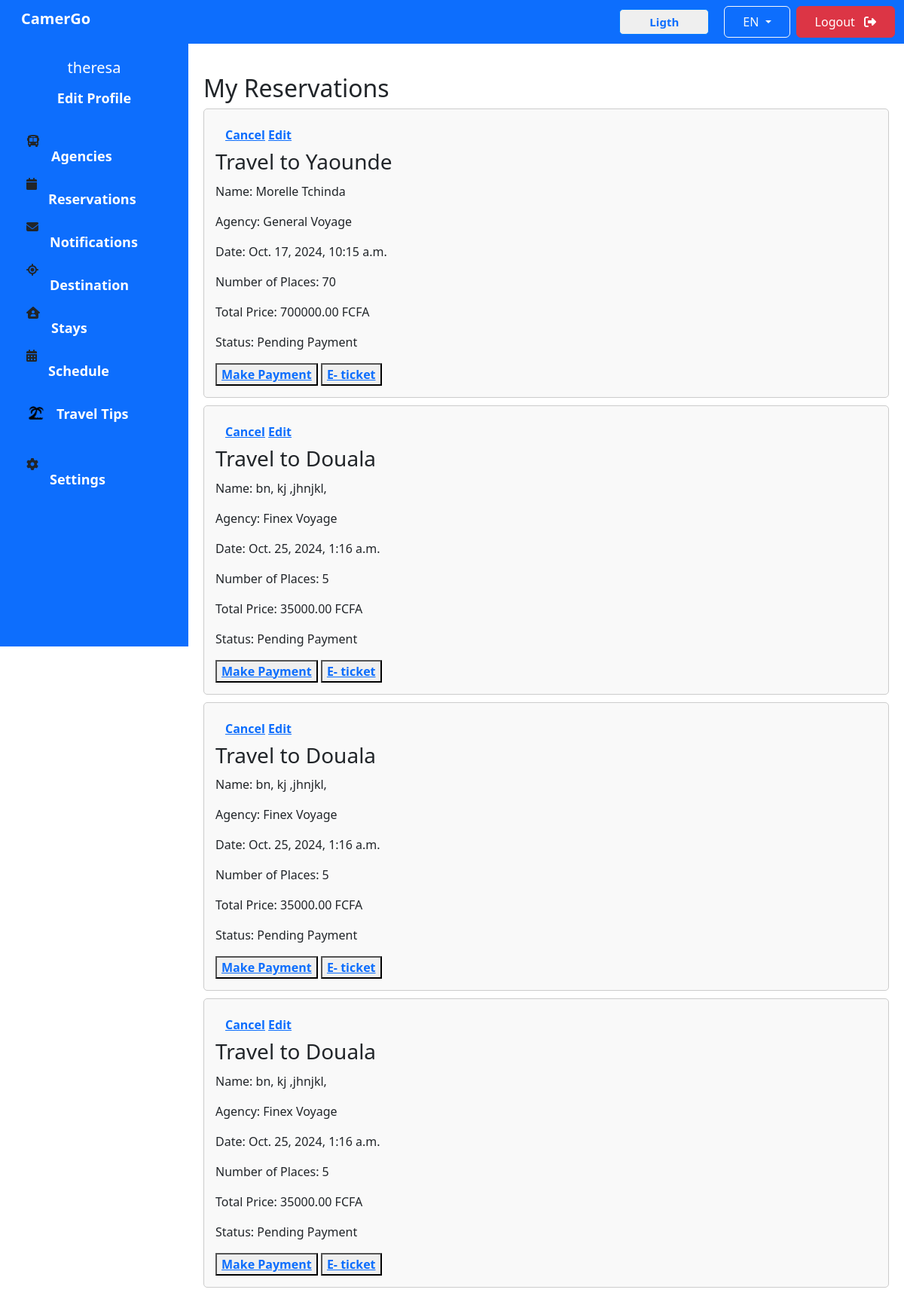
The app's page /reservations/ (signed in) with its own data.
### accounts/models.py (models this page shows, shortened)
class CustomUser(AbstractUser):
    ROLE_CHOICES = [
        ('admin', 'Admin'),
        ('accommodation_receptionist', 'Accommodation_Receptionist'),
        ('agency_receptionist', 'Agency_Receptionist'),
        ('client', 'Client'),
    ]
    roles = models.CharField(max_length=50, choices=ROLE_CHOICES, null=True, blank=True, default='client')

class Reservation(models.Model):
    STATUS_CHOICES = (
        ('pending', 'Pending Payment'),
        ('paid', 'Paid'),
        ('canceled', 'Canceled'),
    )
    travel_plan = models.ForeignKey('TravelPlan', on_delete=models.CASCADE)
    user = models.ForeignKey(CustomUser, on_delete=models.CASCADE)
    full_name = models.CharField(max_length=255, default='Emmanuella Menkahe')
    phone_number = models.PositiveIntegerField(default='237652996622')
    number_of_places = models.PositiveIntegerField()
    total_price = models.DecimalField(max_digits=10, decimal_places=2)
    id_card_number = models.CharField(max_length=50)
    reserved_at = models.DateTimeField(auto_now_add=True)
    status = models.CharField(max_length=10, choices=STATUS_CHOICES, default='pending')

class TravelPlan(models.Model):
    STATUS_CHOICES = [
        ('complete', 'Complete'),
        ('active', 'Active'),
    ]
    departure = models.CharField(max_length=100)
    time = models.TimeField()
    price = models.DecimalField(max_digits=10, decimal_places=2)
    type = models.CharField(max_length=255, default='simple')
    date = models.DateField()
    destination = models.CharField(max_length=100)
    number_of_places = models.PositiveIntegerField()
    number_of_available_places = models.PositiveIntegerField()
    status = models.CharField(max_length=10, choices=STATUS_CHOICES, default='active')
    agency = models.ForeignKey(Agency, on_delete=models.CASCADE)

class Agency(models.Model):
    name = models.CharField(max_length=255)
    image = models.ImageField(upload_to='image/agency/')
    description = models.TextField()
    agency_receptionist = models.ForeignKey(settings.AUTH_USER_MODEL, on_delete=models.SET_NULL,
        null=True, limit_choices_to={'roles': 'agency_receptionist'},related_name='managed_agencies'
    )
    def __str__(self):
        return self.name

### accounts/views.py (the view)
# urls.py: path('reservations/', views.list_client_reservations, name='list_client_reservations'),
def list_client_reservations(request):
    if not request.user.is_authenticated:
        return redirect('login')
    client_reservations = Reservation.objects.filter(user=request.user)
    return render(request, 'pages/UserDashboard/clientreservation.html', {'reservations': client_reservations})

### accounts/templates/pages/UserDashboard/clientreservation.html
{% extends "pages/UserDashboard/base.html" %}
{% load static %}
{% block content %}
    <div class="content">
        <h2>My Reservations</h2>
        {% if reservations %}
            <div class="reservations-list">
                {% for reservation in reservations %}
                    <div class="reservation">
                        <div class="head">
                            <div class="btn">
                                <a href="{% url 'cancel_reservation' reservation.id %}">Cancel</a>
                                <a href="{% url 'update_reservation' reservation.id %}">Edit</a>
                            </div>
                            <h3>Travel to {{ reservation.travel_plan.destination }}</h3>
                        </div>
                        <p>Name: {{ reservation.full_name }}</p>
                        <p>Agency: {{ reservation.travel_plan.agency }}</p>
                        <p>Date: {{ reservation.travel_plan.date }}, {{ reservation.travel_plan.time }}</p>
                        <p>Number of Places: {{ reservation.number_of_places }}</p>
                        <p>Total Price: {{ reservation.total_price }} FCFA</p>
                        <p>Status: {{ reservation.get_status_display }}</p>
                        <button><a href="#">Make Payment</a></button>
                        <button><a href="{% url 'travel_eticket' reservation.pk %}">E- ticket</a></button>
                    </div>
                {% endfor %}
            </div>
        {% else %}
            <p>You have no reservations.</p>
        {% endif %}
    </div>
{% endblock %}

### accounts/templates/pages/UserDashboard/base.html (shortened to what this page needs)
{% load static %}
<!DOCTYPE html>
<html lang="en">
<head>
    <link rel="stylesheet" href="{% static 'css/UserDashboard/destination.css' %}">
    <link rel="stylesheet" href="{% static 'css/UserDashboard/agency.css' %}">
    <link rel="stylesheet" href="{% static 'css/UserDashboard/stays.css' %}">
    <link rel="stylesheet" href="{% static 'css/UserDashboard/reservation.css' %}">
    <link href="https://cdn.jsdelivr.net/npm/bootstrap@5.3.3/dist/css/bootstrap.min.css" rel="stylesheet">
    <link rel="stylesheet" href="../../../static/css/basic.css">
     <link rel="stylesheet" href="https://cdnjs.cloudflare.com/ajax/libs/font-awesome/6.5.2/css/all.min.css"
 />
</head>
<body>
    <nav class="navbar navbar-expand-lg navbar-light bg-primary">
        <div class="container-fluid">
            <h4 class="navbar-brand text-white fw-bold ms-3">CamerGo</h4>
            <div class="d-flex align-items-center ms-auto">
                <button class="btn1"><a href="#" class="text-decoration-none px-4 py-2" id="darkModeToggle">Ligth</a></button>
                <div class="dropdown me-2">
                    <button class="btn px-4 py-2 btn-outline-light dropdown-toggle" type="button" id="languageDropdown" data-bs-toggle="dropdown" aria-expanded="false">
                        EN
                    </button>
                </div>
                <div class="">
                    <a href="{% url 'logout' %}" class="btn btn-danger px-4 py-2">Logout <i class="ms-2 fa-solid fa-right-from-bracket"></i></a></div>
            </div>
        </div>
    </nav>
    <div class="sidebar bg-primary">
        <div class="profile">
            {% if user.is_authenticated %}
                <h5>{{ user.username }}</h5>
            {% else %}
                <h5>Hello, Guest!</h5>
            {% endif %}
            <a href="{% url 'create_profile' %}" class="text-white">Edit Profile</a>
        </div>
        <div class="menu">
            <div class="menu-item">
                <i class="fa-solid fa-bus"></i>
                <a href="{% url 'list_agency' %}">Agencies</a>
            </div>
            <div class="menu-item">
                <i class="fa-solid fa-calendar"></i>
                <a href="{% url 'list_client_reservations' %}">Reservations</a>
            </div>
            <div class="menu-item">
                <i class="fa-solid fa-envelope"></i>
                <a href="{% url 'notifications' %}">Notifications</a>
            </div>
            <div class="menu-item1">
                <i class="fa-solid fa-location-crosshairs"></i>
                <a href="{% url 'destination' %}">Destination</a>
            </div>
            <div class="menu-item">
                <i class="fa-solid fa-house-user"></i>
                <a href="{% url 'accommodation_list' %}">Stays</a>
            </div>
            <div class="menu-item">
                <i class="fa-solid fa-calendar-days"></i>
                <a href="{% url 'list_schedules' %}">Schedule</a>
            </div>
            <div class="menu-item">
                <img src="./../../../static/image/logos/Beach.png" alt="Travel Tips">
                <a href="#">Travel Tips</a>
            </div>
            <div class="settings">
                <i class="fa-solid fa-gear"></i>
                <a href="#">Settings</a>
            </div>
        </div>
    </div>
    <main>{% block content %} {% endblock %}</main>
</body>

### accounts/static/css/UserDashboard/destination.css (style rules this page uses)
body { font-family: "Space Grotesk", sans-serif; }
.navbar { position:fixed; }
.navbar .btn1 { text-decoration: none; border: solid #007BFF 1px; border-radius: 5px; margin-right: 20px; padding: 5px 15px; font-size: 15px; font-weight: bold; }
.sidebar { width: 250px; background-color: #4db8ff; padding-top: 20px; height: 100vh; position: fixed; }
.menu-item { display: flex; }
.menu-item img { width: 25px; height: 35px; margin-top: 10px; }
.menu-item1 { display: flex; }
.settings { display: flex; margin-top: 30px; }
.sidebar a { padding: 15px; text-decoration: none; font-size: 18px; color: white; display: block; }
.sidebar .menu { padding-left: 35px; }
.sidebar .profile { text-align: center; padding-bottom: 20px; }
.sidebar .profile h5 { color: white; margin: 0; }
.content { margin-left: 250px; padding: 20px; }

### accounts/static/css/UserDashboard/agency.css (style rules this page uses)
body { font-family: "Space Grotesk", sans-serif; }
.navbar { position:fixed; bottom: 0; right: 0; }
.navbar .btn1 { text-decoration: none; border: solid #007BFF 1px; border-radius: 5px; margin-right: 20px; padding: 5px 15px; font-size: 15px; font-weight: bold; }
.sidebar { width: 250px; background-color: #4db8ff; padding-top: 20px; height: 100vh; position: fixed; }
.menu-item { display: flex; }
.menu-item img { width: 25px; height: 35px; margin-top: 10px; }
.menu-item1 { display: flex; }
.settings { display: flex; margin-top: 30px; }
.sidebar a { padding: 15px; text-decoration: none; font-size: 18px; color: white; display: block; transition: all 1s; }
.sidebar .menu { padding-left: 35px; }
.sidebar .profile { text-align: center; padding-bottom: 20px; }
.sidebar .profile h5 { color: white; margin: 0; }
.content { margin-left: 250px; padding: 20px; }
a { text-decoration: none; color: white; font-weight: bold; transition: all 0.2s ease; }

### accounts/static/css/UserDashboard/stays.css (style rules this page uses)
body { font-family: Arial, sans-serif; }
.navbar { position:fixed; bottom: 0; right: 0; }
.navbar .btn1 { text-decoration: none; border: solid #007BFF 1px; border-radius: 5px; margin-right: 20px; padding: 5px 15px; font-size: 15px; font-weight: bold; }
.sidebar { width: 250px; background-color: #4db8ff; padding-top: 20px; height: 100vh; position: fixed; }
.menu-item { display: flex; }
.menu-item img { width: 25px; height: 35px; margin-top: 10px; }
.menu-item1 { display: flex; }
.settings { display: flex; margin-top: 30px; }
.sidebar a { padding: 15px; text-decoration: none; font-size: 18px; color: white; display: block; }
.sidebar .menu { padding-left: 35px; }
.sidebar .profile { text-align: center; padding-bottom: 20px; }
.sidebar .profile h5 { color: white; margin: 0; }
.content { margin-left: 250px; padding: 20px; }
.navbar { position:relative; }
.content { margin-left: 250px; margin-top: 20px; padding: 20px; }

### accounts/static/css/UserDashboard/reservation.css (style rules this page uses)
.reservation { border: 1px solid #ccc; padding: 15px; margin-bottom: 10px; border-radius: 5px; background-color: #f9f9f9; }
.reservation h3 { margin: 0 0 10px 0; }

### records on screen
CustomUser: username "theresa"
Reservation: travel_plan.destination "Yaounde", full_name "Morelle Tchinda", travel_plan.agency "General Voyage", travel_plan "Oct. 17, 2024", travel_plan.time "10:15 a.m.", number_of_places "70", total_price "700000.00", status "Pending Payment"
Reservation: travel_plan.destination "Douala", full_name "bn, kj ,jhnjkl,", travel_plan.agency "Finex Voyage", travel_plan "Oct. 25, 2024", travel_plan.time "1:16 a.m.", number_of_places "5", total_price "35000.00", status "Pending Payment"
Reservation: travel_plan.destination "Douala", full_name "bn, kj ,jhnjkl,", travel_plan.agency "Finex Voyage", travel_plan "Oct. 25, 2024", travel_plan.time "1:16 a.m.", number_of_places "5", total_price "35000.00", status "Pending Payment"
Reservation: travel_plan.destination "Douala", full_name "bn, kj ,jhnjkl,", travel_plan.agency "Finex Voyage", travel_plan "Oct. 25, 2024", travel_plan.time "1:16 a.m.", number_of_places "5", total_price "35000.00", status "Pending Payment"
